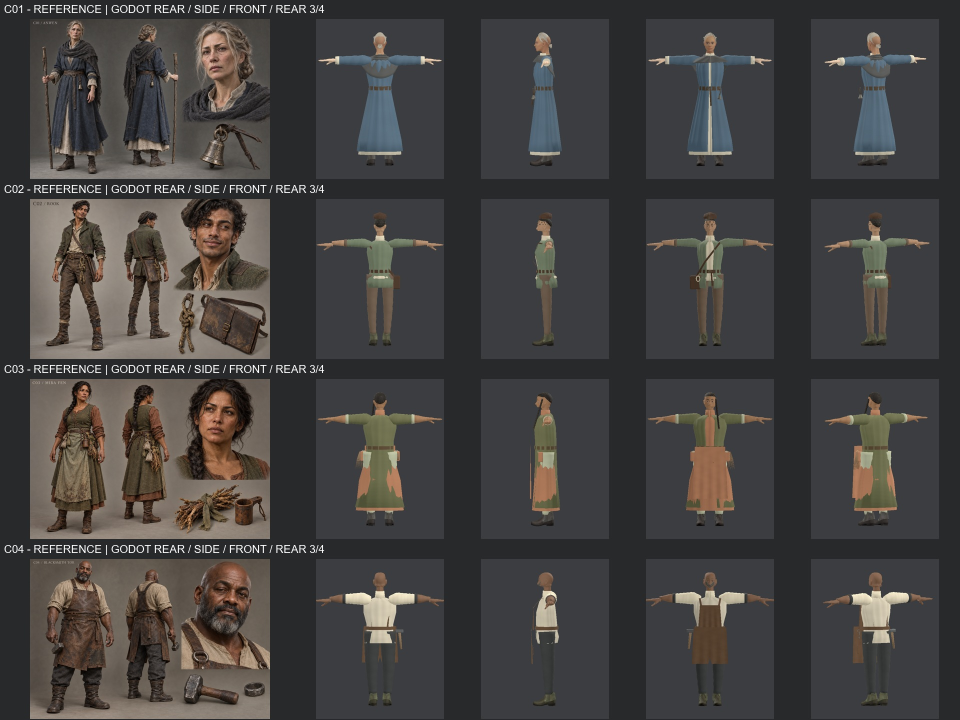
#> input picture art_source/art_recovery_v2/evidence/baseline/sheet_01.jpg, 1920 x 1440 px (shown at 1/2 size)
$ python -i verify_screenshot_qa_003.py   (imports and definitions only)
#> lines starting #> are read from the running program, lines starting #| are printed output that depends on the picture
#!/usr/bin/env python3
"""QA-003 gallery acceptance checks with explicit visual-review authority."""

from __future__ import annotations

import argparse
import hashlib
import json
import subprocess
import sys
from dataclasses import dataclass
from pathlib import Path
from typing import Any

from visual_evidence import capture_identity_error, needs_input_digest, rendering_inputs_sha256, review_error

try:
    from PIL import Image, ImageChops, ImageStat
except ImportError as error:  # pragma: no cover - environment failure
    raise SystemExit("QA-003 requires Pillow (PIL) to inspect screenshot pixels.") from error


VALID_STATUSES = {"pending", "approved", "rejected"}


@dataclass
class CheckResult:
    view_id: str
    status: str
    image: str | None = None
    message: str = ""
    metrics: dict[str, float] | None = None


# [16 lines left out: function parse_args, not called in this run]


def fail(message: str, failures: list[str]) -> None:
    failures.append(message)
    print(f"QA-003: FAIL - {message}")


# [58 lines left out: functions load_manifest, resolve_source_paths, runtime_changed_since, not called in this run]


def newest_match(gallery: Path, pattern: str) -> Path | None:
    matches = [candidate for candidate in gallery.glob(pattern) if candidate.is_file()]
    return max(matches, key=lambda candidate: candidate.stat().st_mtime_ns) if matches else None


def image_metrics(path: Path) -> tuple[tuple[int, int], dict[str, float]]:
    with Image.open(path) as source:
#> source is the input picture: PIL image 1920x1440 RGB; mean R, G, B 67.9, 65.5, 64.4
        image = source.convert("RGB")
        stat = ImageStat.Stat(image)
        means = stat.mean
#> means = [67.88, 65.46, 64.36]
        variances = stat.var
#> variances = [1236.9, 956.7, 743]
        luminance = image.convert("L")
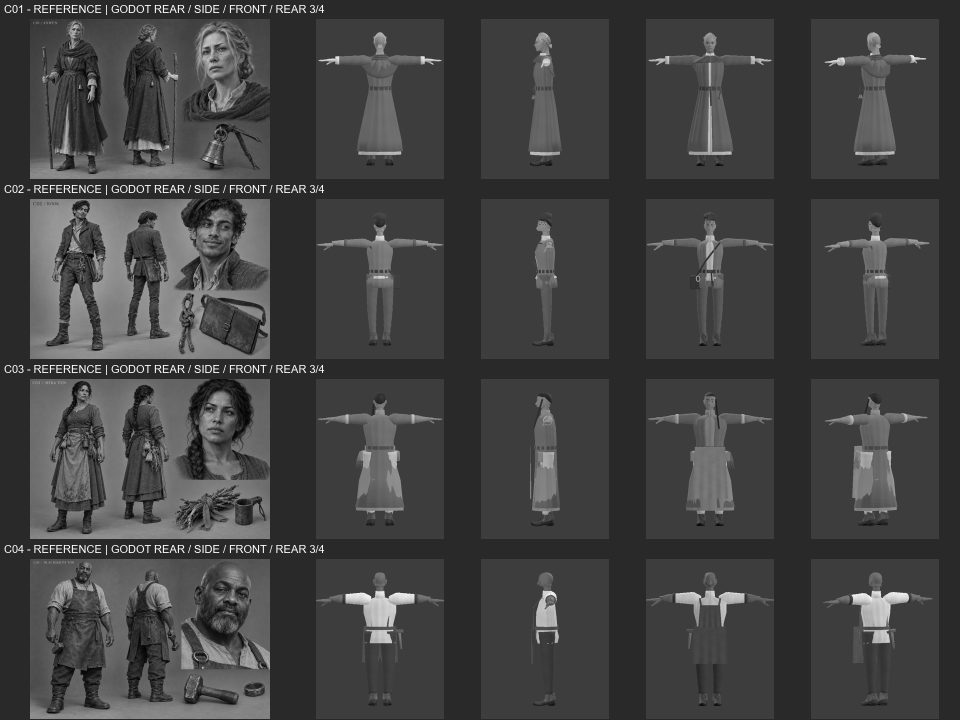
#> luminance: PIL image 1920x1440 L (shown at 1/2 size); min 0, max 255, mean 66
        histogram = luminance.histogram()
#> histogram = 256 values, max 1016805 at index 61, min 19 at index 0, mean 10800
        total = float(image.width * image.height)
#> total = 2764800
        dark_ratio = sum(histogram[:8]) / total
#> dark_ratio = 0.000704
        bright_ratio = sum(histogram[248:]) / total
#> bright_ratio = 0.00216
        return image.size, {
            "mean_luminance": round(sum(means) / 3.0, 3),
            "max_channel_variance": round(max(variances), 3),
            "dark_ratio": round(dark_ratio, 5),
            "bright_ratio": round(bright_ratio, 5),
        }


# [184 lines left out: functions mean_absolute_difference, approved_image_hash, selected_views, verify_view, main, not called in this run]


# [2 lines not run here, left out]

>>> result = image_metrics('../../../art_source/art_recovery_v2/evidence/baseline/sheet_01.jpg')

$ run again, on art_source/art_recovery_v2/evidence/baseline/sheet_06.jpg
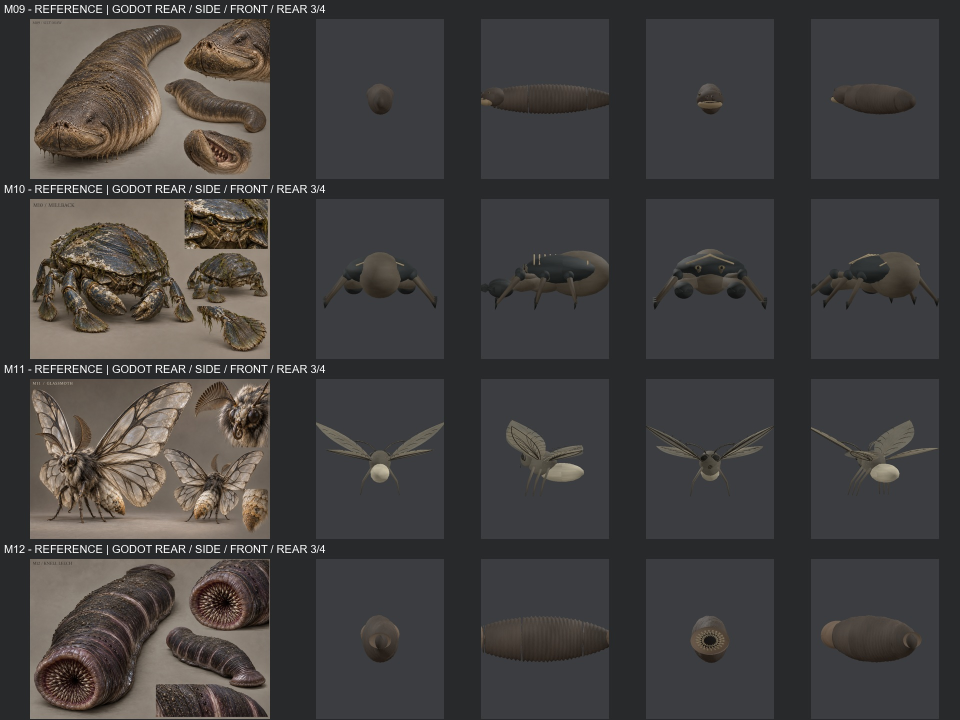
#> input picture art_source/art_recovery_v2/evidence/baseline/sheet_06.jpg, 1920 x 1440 px (shown at 1/2 size)
#> in image_metrics, source is the input picture: PIL image 1920x1440 RGB; mean R, G, B 66.7, 64.2, 63.4
#> means = [66.68, 64.19, 63.37]
#> variances = [1148.3, 892.1, 698.8]
#> in image_metrics, `luminance = image.convert("L")`:
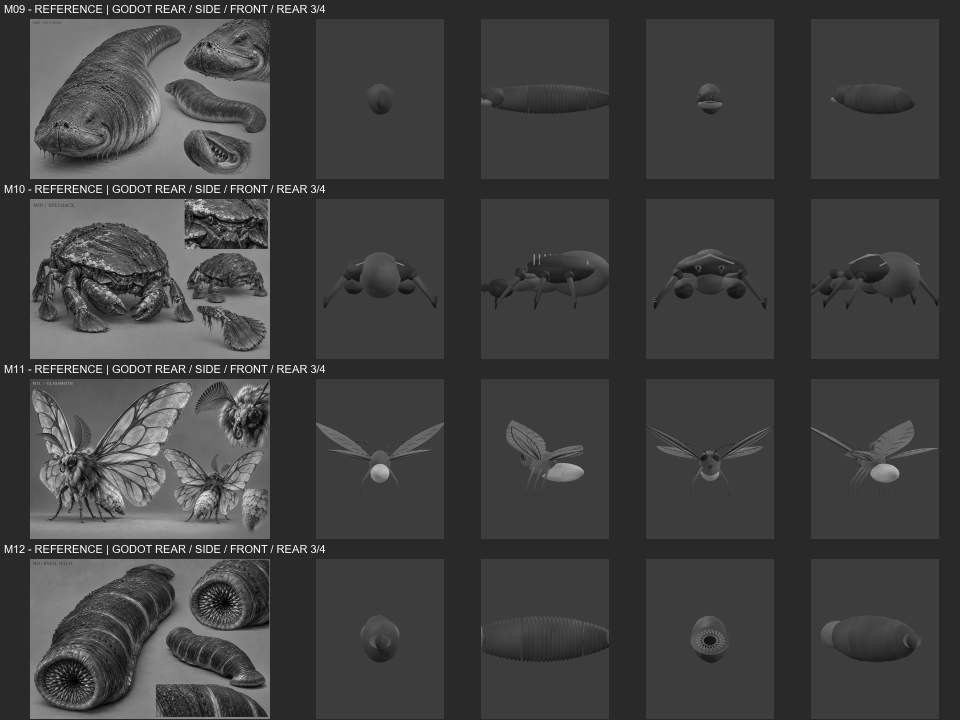
#> luminance: PIL image 1920x1440 L (shown at 1/2 size); min 0, max 255, mean 64.8
#> histogram = 256 values, max 1111471 at index 61, min 33 at index 0, mean 10800
#> dark_ratio = 0.000517
#> bright_ratio = 0.00219
